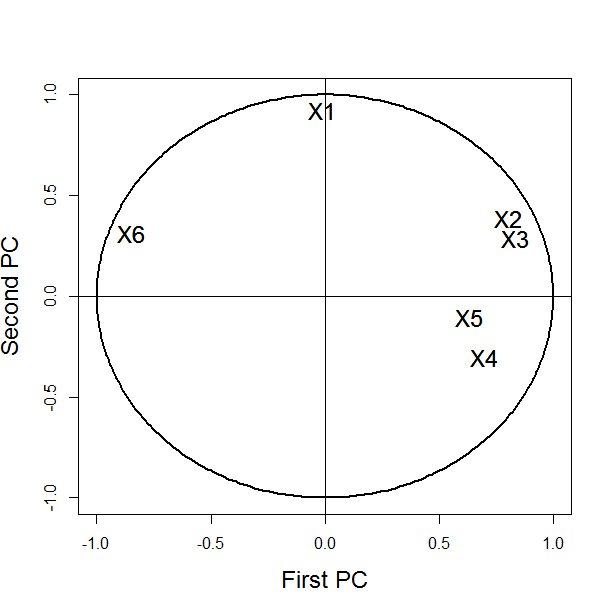

Here is the R script that generated this plot:
require(mclust)
data(banknote, package = "mclust") # load the data
mydata = banknote[,-1] # remove the last column indicating genuine/not genuine
fit = princomp(mydata, cor = TRUE) # fit normalized PCA model

dev.new()
ucircle=cbind(cos((0:360)/180*pi),sin((0:360)/180*pi))

plot(ucircle,type="l",lty="solid",xlab="First PC",ylab="Second PC",cex.lab=1.5,cex.axis=1,cex.main=1,lwd=2)
abline(h=0.0,v=0.0)
label=c("X1","X2","X3","X4","X5","X6")
text(cor(mydata,fit$scores),label,cex=1.5)
text(cor(mydata,fit$scores),label,cex=1.5)
